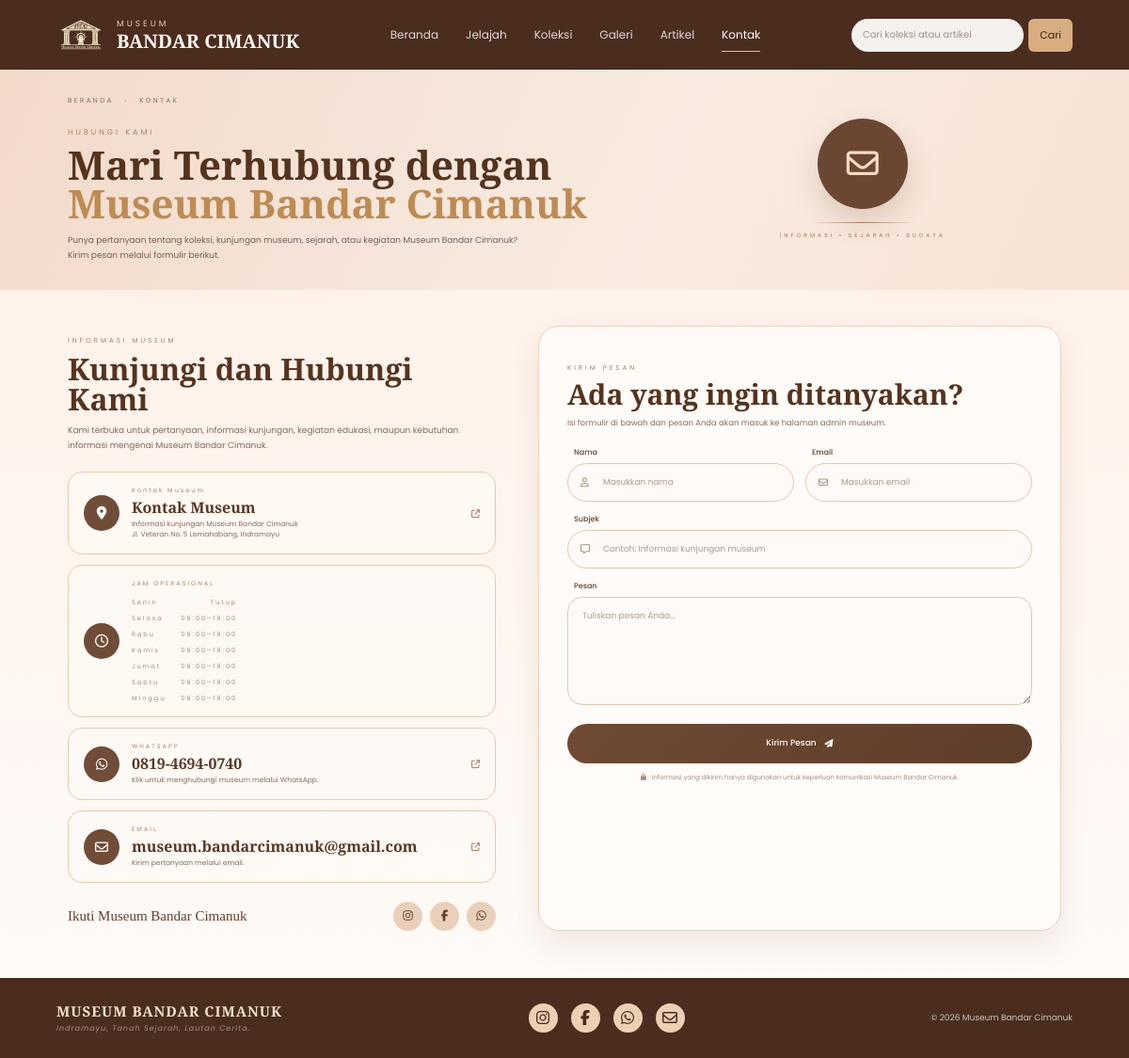
/museum-cimanuk/kontak.php, run on the app's committed database.
### tables this page shows
CREATE TABLE IF NOT EXISTS kontak (
 id INT AUTO_INCREMENT PRIMARY KEY, judul VARCHAR(200) NOT NULL, deskripsi TEXT, alamat TEXT,
 telepon VARCHAR(50) NOT NULL DEFAULT '', email VARCHAR(150) NOT NULL DEFAULT '',
 maps_url VARCHAR(500) NOT NULL DEFAULT '', sort_order INT NOT NULL DEFAULT 0,
 is_published TINYINT(1) NOT NULL DEFAULT 1,
 created_at TIMESTAMP DEFAULT CURRENT_TIMESTAMP,
 updated_at TIMESTAMP DEFAULT CURRENT_TIMESTAMP ON UPDATE CURRENT_TIMESTAMP
);

CREATE TABLE IF NOT EXISTS jam_operasional (
 id INT AUTO_INCREMENT PRIMARY KEY, hari VARCHAR(30) NOT NULL,
 jam_buka VARCHAR(10) NOT NULL DEFAULT '', jam_tutup VARCHAR(10) NOT NULL DEFAULT '',
 tutup TINYINT(1) NOT NULL DEFAULT 0, sort_order INT NOT NULL DEFAULT 0,
 UNIQUE KEY uq_jam_operasional_hari (hari),
 created_at TIMESTAMP DEFAULT CURRENT_TIMESTAMP,
 updated_at TIMESTAMP DEFAULT CURRENT_TIMESTAMP ON UPDATE CURRENT_TIMESTAMP
);

### museum-cimanuk/data.php (called while the page is built, shortened)
<?php
require_once __DIR__ . '/config/koneksi.php';
function visitor_content($table)
{
    global $conn;
    $allowedTables = ['beranda', 'jelajah', 'koleksi', 'galeri', 'artikel', 'kontak', 'kategori_koleksi', 'jam_operasional'];
    $publishedTables = ['beranda', 'jelajah', 'koleksi', 'galeri', 'artikel', 'kontak', 'kategori_koleksi'];
    $where = in_array($table, $publishedTables, true) ? ' WHERE is_published = 1' : '';
    $order = $table === 'artikel'
        ? ' ORDER BY tanggal DESC, sort_order ASC, id DESC'
        : ' ORDER BY sort_order ASC, id DESC';
    $result = $conn->query("SELECT * FROM `$table`$where$order");
    return $result ? $result->fetch_all(MYSQLI_ASSOC) : [];
}
function visitor_escape($value)
{
    return htmlspecialchars((string) $value, ENT_QUOTES, 'UTF-8');
}
?>

### museum-cimanuk/kontak.php (the view, shortened to what this page needs)
<?php
require_once __DIR__ . '/data.php';
$contactItems = visitor_content('kontak');
$contactItem = $contactItems[0] ?? [];
$operatingHours = visitor_content('jam_operasional');
$mapUrl = $contactItem['maps_url'] ?? '';
$phone = $contactItem['telepon'] ?? '';
?>
<!DOCTYPE html>
<html lang="id">
<head>
    <link
        rel="stylesheet"
        href="/admin/museum-cimanuk/assets/css/dashboard.css"
    >
    <link
        rel="stylesheet"
        href="/admin/museum-cimanuk/assets/css/kontak.css"
    >
    <link rel="stylesheet" href="/admin/museum-cimanuk/assets/css/visitor-content.css">
    <link
        rel="stylesheet"
        href="https://cdnjs.cloudflare.com/ajax/libs/font-awesome/6.5.2/css/all.min.css"
    >
</head>
<body>
<div class="website-wrapper">
    <?php $activePage = 'kontak.php'; require __DIR__ . '/navbar.php'; ?>
    <section class="contact-hero">
        <div class="contact-hero-text">
            <div class="contact-breadcrumb">
                BERANDA
                <span>›</span>
                KONTAK
            </div>
            <span class="contact-label">
                HUBUNGI KAMI
            </span>
            <h1>
                Mari Terhubung dengan
                <strong>
                    Museum Bandar Cimanuk
                </strong>
            </h1>
            <p>
                Punya pertanyaan tentang koleksi,
                kunjungan museum, sejarah, atau kegiatan
                Museum Bandar Cimanuk?
                Kirim pesan melalui formulir berikut.
            </p>
        </div>
        <div class="contact-hero-decoration">
            <div class="contact-circle">
                <i class="fa-regular fa-envelope"></i>
            </div>
            <span class="decoration-line"></span>
            <small>
                INFORMASI • SEJARAH • BUDAYA
            </small>
        </div>
    </section>
    <main class="contact-section">
        <div class="contact-info-area">
            <span class="section-mini">
                INFORMASI MUSEUM
            </span>
            <h2>
                Kunjungi dan Hubungi Kami
            </h2>
            <p class="info-intro">
                Kami terbuka untuk pertanyaan,
                informasi kunjungan, kegiatan edukasi,
                maupun kebutuhan informasi mengenai
                Museum Bandar Cimanuk.
            </p>
            <?php foreach ($contactItems as $contactItem): ?>
                <a
                    class="contact-info-card"
                    href="<?= visitor_escape($mapUrl) ?>"
                    target="_blank"
                    rel="noopener noreferrer"
                >
                    <div class="contact-info-icon">
                        <i class="fa-solid fa-location-dot"></i>
                    </div>
                    <div>
                        <span><?= visitor_escape($contactItem['judul']) ?></span>
                        <h3><?= visitor_escape($contactItem['judul']) ?></h3>
                        <p>
                            <?= nl2br(visitor_escape($contactItem['deskripsi'])) ?>
                            <?php if (!empty($contactItem['alamat'])): ?><br><?= nl2br(visitor_escape($contactItem['alamat'])) ?><?php endif; ?>
                        </p>
                    </div>
                    <i class="fa-solid fa-arrow-up-right-from-square card-arrow"></i>
                </a>
            <?php endforeach; ?>
            <div class="contact-info-card">
                <div class="contact-info-icon">
                    <i class="fa-regular fa-clock"></i>
                </div>
                <div>
                    <span>JAM OPERASIONAL</span>
                    <ul class="hours-list">
                        <?php foreach ($operatingHours as $schedule): ?>
                            <li><span><?= visitor_escape($schedule['hari']) ?></span><span><?= !empty($schedule['tutup']) ? 'Tutup' : visitor_escape($schedule['jam_buka'] . '–' . $schedule['jam_tutup']) ?></span></li>
                        <?php endforeach; ?>
                    </ul>
                </div>
            </div>
            <a
                class="contact-info-card"
                href="https://wa.me/<?= visitor_escape(preg_replace('/\D/', '', $phone)) ?>"
                target="_blank"
            >
                <div class="contact-info-icon">
                    <i class="fa-brands fa-whatsapp"></i>
                </div>
                <div>
                    <span>WHATSAPP</span>
                    <h3>
                        <?= visitor_escape($phone ?: 'Nomor telepon belum diatur') ?>
                    </h3>
                    <p>
                        Klik untuk menghubungi museum
                        melalui WhatsApp.
                    </p>
                </div>
                <i class="fa-solid fa-arrow-up-right-from-square card-arrow"></i>
            </a>
            <a
                class="contact-info-card"
                href="mailto:<?= visitor_escape($contactItem['email'] ?? '') ?>"
            >
                <div class="contact-info-icon">
                    <i class="fa-regular fa-envelope"></i>
                </div>
                <div>
                    <span>EMAIL</span>
                    <h3>
                        <?= visitor_escape($contactItem['email'] ?? 'Email belum diatur') ?>
                    </h3>
                    <p>
                        Kirim pertanyaan melalui email.
                    </p>
                </div>
                <i class="fa-solid fa-arrow-up-right-from-square card-arrow"></i>
            </a>
            <div class="contact-social">
                <span>
                    Ikuti Museum Bandar Cimanuk
                </span>
                <div>
                    <a
                        href="https://www.instagram.com/museum_mbc"
                        target="_blank"
                    >
                        <i class="fa-brands fa-instagram"></i>
                    </a>
                    <a
                        href="https://www.facebook.com/MBCmuseum"
                        target="_blank"
                    >
                        <i class="fa-brands fa-facebook-f"></i>
                    </a>
                    <a
                        href="https://wa.me/<?= visitor_escape(preg_replace('/\D/', '', $phone)) ?>"
                        target="_blank"
                    >
                        <i class="fa-brands fa-whatsapp"></i>
                    </a>
                </div>
            </div>
        </div>
        <div class="contact-form-card">
            <div class="form-heading">
                <span>
                    KIRIM PESAN
                </span>
                <h2>
                    Ada yang ingin ditanyakan?
                </h2>
                <p>
                    Isi formulir di bawah dan pesan Anda
                    akan masuk ke halaman admin museum.
                </p>
            </div>
            <form method="POST">
                <div class="contact-form-row">
                    <div class="contact-form-group">
                        <label>
                            Nama
                        </label>
                        <div class="contact-input">
                            <i class="fa-regular fa-user"></i>
                            <input
                                type="text"
                                name="nama"
                                maxlength="150"
                                placeholder="Masukkan nama"
                                required
                            >
                        </div>
                    </div>
                    <div class="contact-form-group">
                        <label>
                            Email
                        </label>
                        <div class="contact-input">
                            <i class="fa-regular fa-envelope"></i>
                            <input
                                type="email"
                                name="email"
                                maxlength="150"
                                placeholder="Masukkan email"
                                required
                            >
                        </div>
                    </div>
                </div>
                <div class="contact-form-group">
                    <label>
                        Subjek
                    </label>
                    <div class="contact-input">
                        <i class="fa-regular fa-message"></i>
                        <input
                            type="text"
                            name="subjek"
                            maxlength="200"
                            placeholder="Contoh: Informasi kunjungan museum"
                            required
                        >
                    </div>
                </div>
                <div class="contact-form-group">
                    <label>
                        Pesan
                    </label>
                    <textarea
                        name="pesan"
                        maxlength="5000"
                        placeholder="Tuliskan pesan Anda..."
                        required
                    ></textarea>
                </div>
                <button
                    type="submit"
                    class="contact-submit"
                >
                    Kirim Pesan
                    <i class="fa-solid fa-paper-plane"></i>
                </button>
                <p class="privacy-text">
                    <i class="fa-solid fa-lock"></i>
                    Informasi yang dikirim hanya digunakan
                    untuk keperluan komunikasi Museum Bandar Cimanuk.
                </p>
            </form>
        </div>
    </main>
    <footer class="museum-footer">
        <div class="footer-content">
            <div class="footer-brand">
                <h3>
                    MUSEUM BANDAR CIMANUK
                </h3>
                <p>
                    Indramayu, Tanah Sejarah,
                    Lautan Cerita.
                </p>
            </div>
            <div class="footer-social">
                <a
                    href="https://www.instagram.com/museum_mbc"
                    target="_blank"
                >
                    <i class="fa-brands fa-instagram"></i>
                </a>
                <a
                    href="https://www.facebook.com/MBCmuseum"
                    target="_blank"
                >
                    <i class="fa-brands fa-facebook-f"></i>
                </a>
                <a
                    href="https://wa.me/<?= visitor_escape(preg_replace('/\D/', '', $phone)) ?>"
                    target="_blank"
                >
                    <i class="fa-brands fa-whatsapp"></i>
                </a>
                <a
                    href="mailto:<?= visitor_escape($contactItem['email'] ?? '') ?>"
                >
                    <i class="fa-regular fa-envelope"></i>
                </a>
            </div>
            <div class="footer-copy">
                © 2026 Museum Bandar Cimanuk
            </div>
        </div>
    </footer>
</div>
</body>
</html>

### museum-cimanuk/assets/css/dashboard.css (style rules this page uses)
* { margin: 0; padding: 0; box-sizing: border-box; }
html { scroll-behavior: smooth; }
body { font-family: 'Poppins', sans-serif; background: #f7f3f0; color: #4a2d1f; }
a { text-decoration: none; }
.website-wrapper { width: 100%; min-height: 100vh; background: #fff8f3; }
.museum-footer { background: #4a2d1f; color: rgba(255,255,255,.75); padding: 25px 5%; }
.footer-content { display: flex; align-items: center; justify-content: space-between; }
.footer-brand h3 { font-family: 'Cormorant Garamond', serif; font-size: 15px; letter-spacing: 1px; color: #f7e3d1; }
.footer-brand p { margin-top: 3px; font-size: 8px; letter-spacing: 1px; font-style: italic; color: rgba(255,255,255,.48); }
.footer-social { display: flex; gap: 14px; }
.footer-social a { width: 31px; height: 31px; display: flex; align-items: center; justify-content: center; border-radius: 50%; color: #4a2d1f; background: #edcfb4; transition: .2s ease; }
.footer-copy { font-size: 9px; color: rgba(255,255,255,.72); }

### museum-cimanuk/assets/css/visitor-content.css (style rules this page uses)
.hours-list { display: grid; gap: 7px; margin: 10px 0 0; padding: 0; list-style: none; }
.hours-list li { display: flex; justify-content: space-between; gap: 16px; color: #725c4e; font-size: 12px; }

### data on the page
kontak: judul "Kontak Museum", deskripsi "Informasi kunjungan Museum Bandar Cimanuk", alamat "Jl. Veteran No. 5 Lemahabang, Indramayu", telepon "0819-4694-0740", email "museum.bandarcimanuk@gmail.com"
jam_operasional: hari "Senin", tutup "Tutup"
jam_operasional: hari "Selasa", jam_buka+jam_tutup "08:00–16:00"
jam_operasional: hari "Rabu", jam_buka+jam_tutup "08:00–16:00"
jam_operasional: hari "Kamis", jam_buka+jam_tutup "08:00–16:00"
jam_operasional: hari "Jumat", jam_buka+jam_tutup "08:00–16:00"
jam_operasional: hari "Sabtu", jam_buka+jam_tutup "08:00–16:00"
jam_operasional: hari "Minggu", jam_buka+jam_tutup "08:00–16:00"

### other printed values
visitor_escape($label) "Beranda"
visitor_escape($label) "Jelajah"
visitor_escape($label) "Koleksi"
visitor_escape($label) "Galeri"
visitor_escape($label) "Artikel"
visitor_escape($label) "Kontak"
